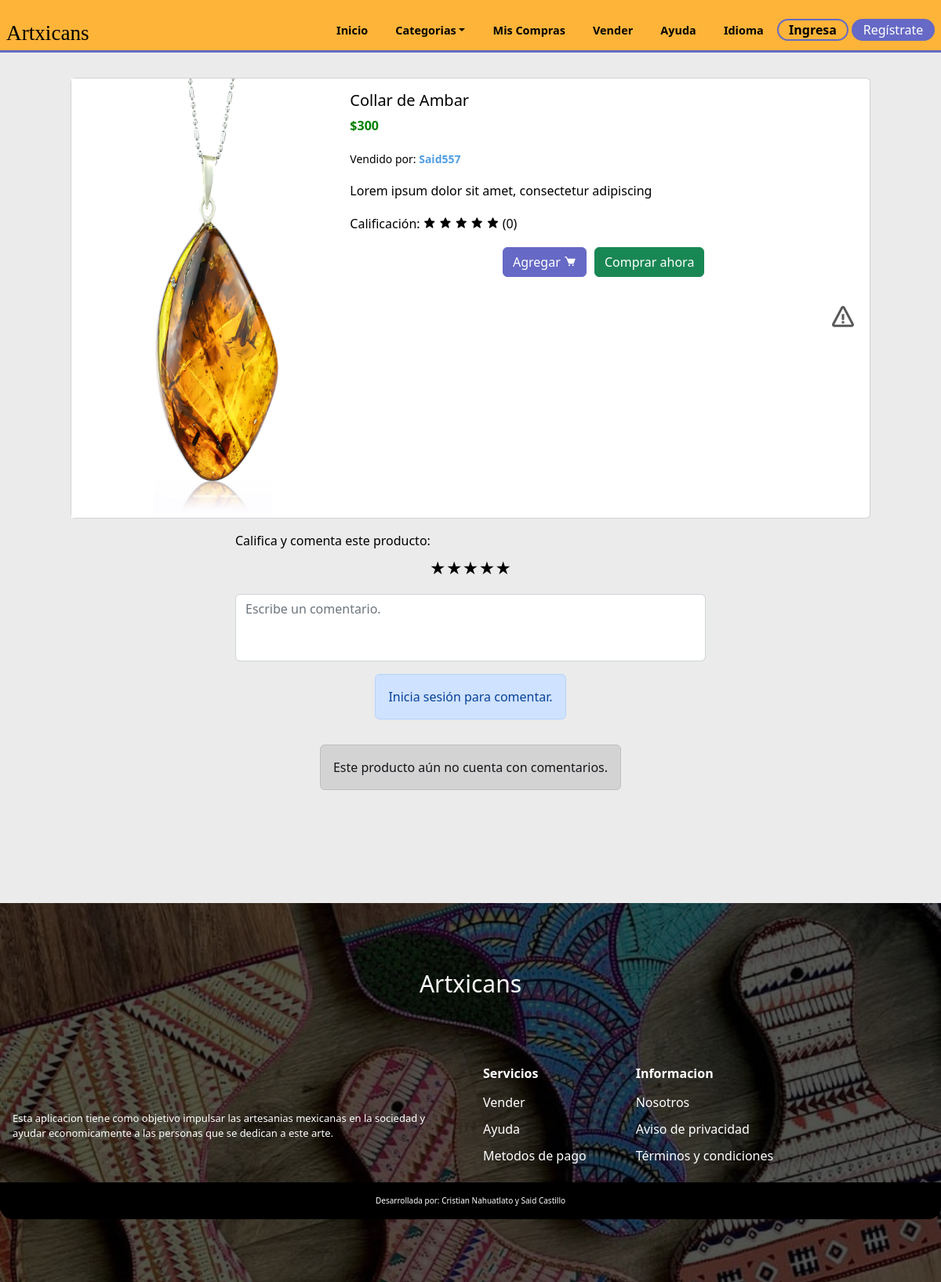
The page /product.php?id_product=3 on the database as committed earlier.
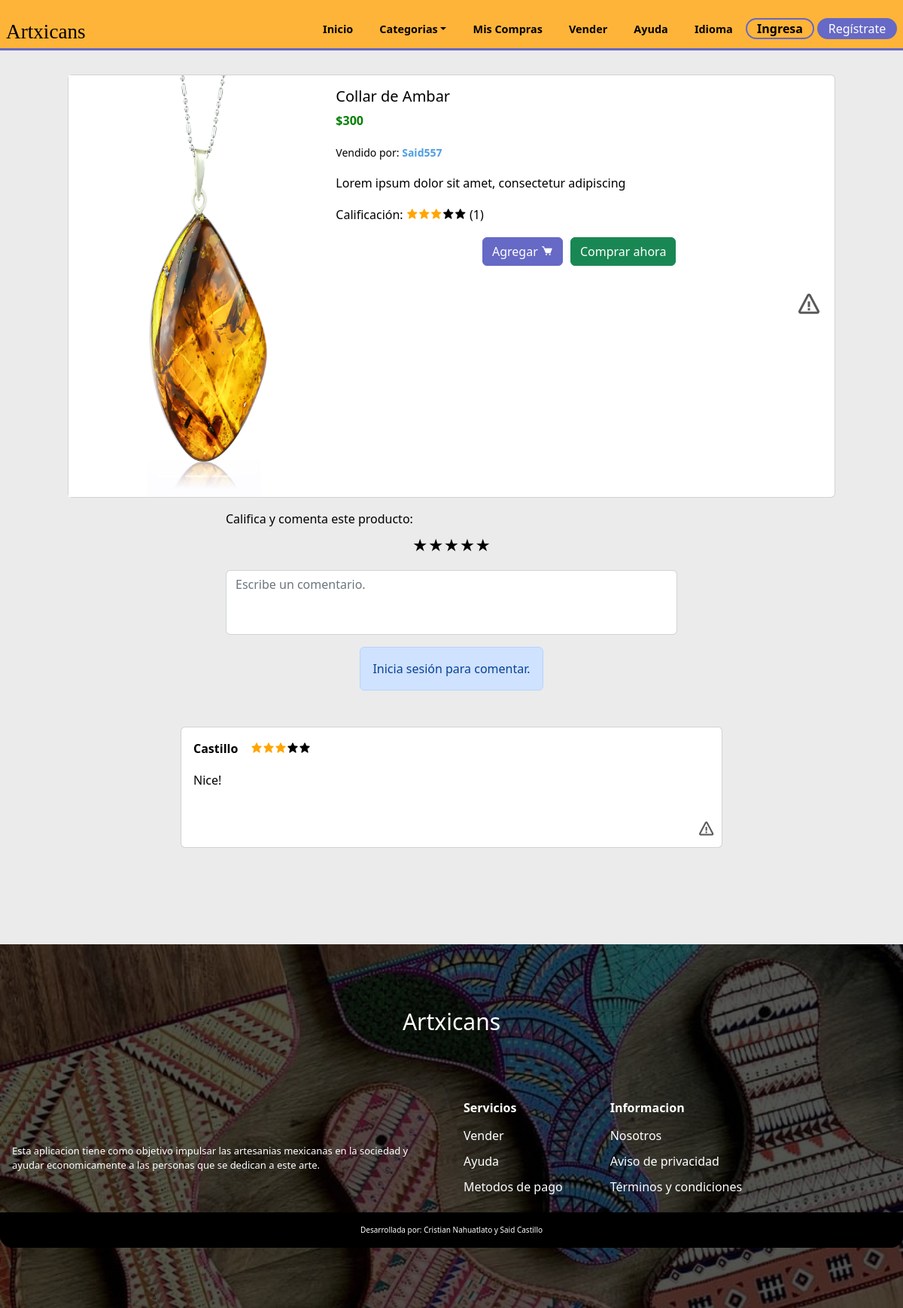
The same page on the database as committed later.
### tables this page shows
CREATE TABLE `products` (
  `id_product` int(11) NOT NULL,
  `product` varchar(80) NOT NULL,
  `image1` varchar(80) NOT NULL,
  `price` int(11) NOT NULL,
  `description` varchar(250) NOT NULL,
  `category` varchar(30) NOT NULL,
  `stock` int(11) NOT NULL,
  `image2` varchar(30) NOT NULL,
  `image3` varchar(30) NOT NULL,
  `ID` int(11) DEFAULT NULL
);

CREATE TABLE `reg_sellers` (
  `IDregseller` int(11) NOT NULL,
  `Nombre` varchar(255) NOT NULL,
  `apellidos` varchar(255) NOT NULL,
  `nickname` varchar(255) NOT NULL,
  `lada` int(4) NOT NULL,
  `telefono` varchar(20) NOT NULL,
  `telefonoref` varchar(20) NOT NULL,
  `domicilio` varchar(255) NOT NULL,
  `postal` varchar(10) NOT NULL,
  `identificador` varchar(255) NOT NULL,
  `solicitud` varchar(50) NOT NULL,
  `ID` int(11) DEFAULT NULL
);

CREATE TABLE `stars` (
  `id_star` int(11) NOT NULL,
  `star` int(11) NOT NULL,
  `comment` varchar(150) NOT NULL,
  `ID` int(11) DEFAULT NULL,
  `id_product` int(11) DEFAULT NULL
);

CREATE TABLE `registro` (
  `ID` int(11) NOT NULL,
  `Nombre` varchar(255) NOT NULL,
  `Correo` varchar(255) NOT NULL,
  `Contraseña` varchar(255) NOT NULL,
  `estatus` int(2) NOT NULL
);

### product.php (the view, shortened to what the rows shown need)
<?php
    include('global/conexion.php');
    include('templates/cabecera.php');
    if(isset($_GET['id_product'])){
        $query = $conn ->query("SELECT * FROM products WHERE id_product = ".$_GET['id_product']) or die($conn->error);
        if(mysqli_num_rows($query) > 0){
            $row = mysqli_fetch_row($query);
        }else{
            echo("<script>location.href = 'index.php';</script>");
        }
    }else{
        echo("<script>location.href = 'index.php';</script>");
    }
?>
<div class="card mb-3 mx-auto card-product" style="width: 85vw;margin-top:2rem">
  <div class="row g-0">
    <div class="col-md-4">
      <div id="carouselExampleIndicators" class="carousel slide">
        <div class="carousel-inner">
          <div class="carousel-item active">
            <img src="./assets/products/<?php echo $row[2]?>" class="d-block w-100 object-fit-cover " style="height:70vh" alt="...">
          </div>
        </div>
      </div>
    </div>
    <?php
      $vendedor = mysqli_query($conn,"SELECT * FROM reg_sellers INNER JOIN products WHERE reg_sellers.ID = products.ID");
      $resultVendedor = mysqli_fetch_array($vendedor);
?>
    <div class="col-md-8">
      <div class="card-body">
        <h3 class="card-title"><?php echo $row[1]?></h3>
        <p class="card-text price">$<?php echo $row[3];?></p>
        <p class="card-text"><small class="text-body-secondary">Vendido por:&nbsp;<strong><a href="profile-seller.php?seller_data=<?php echo $resultVendedor['ID']?>"><?php echo $resultVendedor['nickname']?></a></strong></small></p>
        <p class="card-text"><?php echo $row[4]?></p>
        <p class="card-text stars-pointer">Calificación:
          <?php
            $id_product =$row[0];
            $sql = mysqli_query($conn,"SELECT * FROM stars WHERE id_product = $id_product");
            $sum =  mysqli_query($conn,"SELECT SUM(star) as score FROM stars WHERE id_product = $id_product");
            $score = mysqli_fetch_array($sum);
            $num = $sql->num_rows;
            if($num > 0){
            $data1 = $num * 1; $data2 = $num * 2;$data3 = $num * 3; $data4 = $num * 4; $data5 = $num * 5;
            $counter = $score['score'];
            if($counter >= $data5):
            ?>
            <i class="bx bxs-star bx-5"></i><i class="bx bxs-star bx-5"></i><i class="bx bxs-star bx-5"></i><i class="bx bxs-star bx-5"></i><i class="bx bxs-star bx-5"></i>
            <?php elseif($counter >= $data4):?>
            <i class="bx bxs-star bx-5"></i><i class="bx bxs-star bx-5"></i><i class="bx bxs-star bx-5"></i><i class="bx bxs-star bx-5"></i><i class="bx bxs-star bx-10"></i>
            <?php elseif($counter >= $data3):?>
            <i class="bx bxs-star bx-5"></i><i class="bx bxs-star bx-5"></i><i class="bx bxs-star bx-5"></i><i class="bx bxs-star bx-10"></i><i class="bx bxs-star bx-10"></i>
            <?php elseif($counter >= $data2):?>
            <i class="bx bxs-star bx-5"></i><i class="bx bxs-star bx-5"></i><i class="bx bxs-star bx-10"></i><i class="bx bxs-star bx-10"></i><i class="bx bxs-star bx-10"></i>
            <?php else:?>
            <i class="bx bxs-star bx-5"></i><i class="bx bxs-star bx-10"></i><i class="bx bxs-star bx-10"></i><i class="bx bxs-star bx-10"></i><i class="bx bxs-star bx-10"></i>
            <?php endif;
            ?>
        (<?php echo $num?>)
<?php
            }else{ ?>
          <i class="bx bxs-star bx-10"></i>
          <i class="bx bxs-star bx-10"></i>
          <i class="bx bxs-star bx-10"></i>
          <i class="bx bxs-star bx-10"></i>
          <i class="bx bxs-star bx-10"></i>
            (0)
            <?php }?>
        </p>
      <div class="choose">
        <button type="button" class="btn btn-info" onclick="location.href=''">Agregar <i class="bx bxs-cart"></i></button>
        <button type="button" class="btn btn-success" onclick="location.href=''">Comprar ahora</button>
      </div>
    </div>
  </div>
  </div>
</div>
        <div class="all-comments">
      <?php
        $check = mysqli_query($conn,"SELECT * FROM registro INNER JOIN stars
        ON registro.ID = stars.ID INNER JOIN products
        ON stars.id_product = products.id_product
        WHERE stars.id_product = $id_product");
        if($check->num_rows > 0){
          if(@!$_SESSION['user']){
            $query2 = mysqli_query($conn,"SELECT * FROM registro INNER JOIN stars
            ON registro.ID = stars.ID INNER JOIN products
            ON stars.id_product = products.id_product
            WHERE stars.id_product = $id_product");
            }
        while($data = mysqli_fetch_array($query2)){
      ?>
      <div class="card card-comment">
        <div class="card-body">
          <div class="com-cointer">
        <p class="stars-score"><strong><?php echo $data['Nombre']?></strong>&nbsp;&nbsp;
              <?php
              switch($data['star']){
                case '3': echo "<i class='bx bxs-star bx-5'></i><i class='bx bxs-star bx-5'></i><i class='bx bxs-star bx-5'></i><i class='bx bxs-star bx-10'></i><i class='bx bxs-star bx-10'></i>";
                break;
              }
              ?>
        </p>
        </div>
        <p > <?php echo $data['comment']?></p>
      </div>
      <div class="options-container">
        <a  data-bs-toggle="modal" style="cursor:pointer" data-bs-target="#ModalReport-<?php echo $data['id_star']?>" class="report-container"><i class='bx bx-error bx-sm'></i></a>
      </div>
      </div>
    <?php }
        }else{
          ?>
          <div class="alert alert-dark" role="alert">
            Este producto aún no cuenta con comentarios.
          </div>
          <?php
        }
    ?>
</div>
<?php
    include('templates/pie.php');
?>

Rows that differ between the two databases and show on the page:
added stars: ID.Nombre "Castillo", star 3 (drawn), comment "Nice!"
Other text that changed with them:
$num: (not shown) → "1"
text no longer shown: "(0) Este producto aún no cuenta con comentarios."
